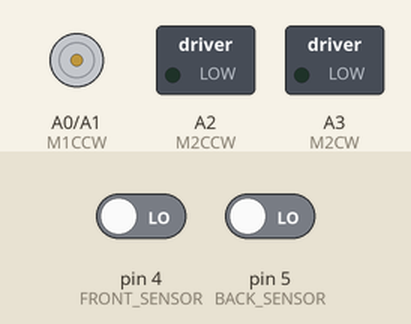
Simulated run of this sketch. Board: Arduino Uno, built with avr-gcc and run on an emulated ATmega328P. Shown: motor-driver pin pairs drawn as motors (green arrow = first pin HIGH = forward, orange = second pin HIGH = backward, longer = more drive, scaled by the enable pin), switched loads named in the sketch (green lamp = pin HIGH). The test bench sets the inputs (shaded band); at power-on: pin 4 (FRONT_SENSOR) LOW, pin 5 (BACK_SENSOR) LOW. What the sketch prints to the serial monitor is not drawn.

Above: at 0.4 s.
Timing chart, 0 to 1.9 s (numbered marks = the images above):
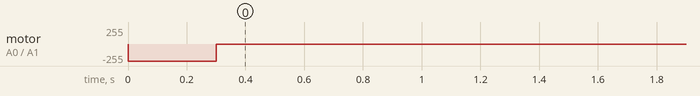

The sketch:

boomControlMotorTest2.ino.ino
```cpp
//Encoder and motor test for rev2 boom control board

//Include encoder library
//#include <Encoder.h>

//Define constants
#define ENABLE 10
#define M1CCW A0    // Motor 1 is the camera boom
#define M1CW A1
#define M2CCW A2    // Motor 2 is the comms boom
#define M2CW A3
#define FRONT_SENSOR 4
#define BACK_SENSOR 5
#define DIRECTION 0 // 1 signifies out, 0 signifies in, on camera boom.
#define COMMS_EXTENSION_TIME 10000
#define CAMERA_EXTENSION_TIME 36000
#define TIMER 300//CAMERA_EXTENSION_TIME // 1.25" per sec, ~36sec for full extension on camera boom.
//Attach encoder interrupts to pins 2 and 9
//Encoder myEnc(2, 9);

bool commsStuck = false;

void setup() {
  //Start serial connection
  Serial.begin(9600);

  //Set motor control pins as outputs
  pinMode(ENABLE, OUTPUT);
  pinMode(M1CCW, OUTPUT);
  pinMode(M1CW, OUTPUT);
  pinMode(M2CCW, OUTPUT);
  pinMode(M2CW, OUTPUT);
  pinMode(FRONT_SENSOR, INPUT);
  pinMode(BACK_SENSOR, INPUT);

    //TESTING THE CAMERA BOOM
    digitalWrite(ENABLE, HIGH);
    if(DIRECTION){
      digitalWrite(M1CW, LOW);
      digitalWrite(M1CCW, HIGH);
    }else{
      digitalWrite(M1CW, HIGH);
      digitalWrite(M1CCW, LOW);
    }
    digitalWrite(13,HIGH);
    digitalWrite(M2CW, LOW);
    digitalWrite(M2CCW, LOW);
    delay(TIMER);
    digitalWrite(M1CW, LOW);
    digitalWrite(M1CCW, LOW);
    digitalWrite(13,LOW);

  // CYCLE TESTING COMMS BOOM
  //  bool deploying = true;
  //  int numCycles = 10;
  //  digitalWrite(13,HIGH);
  //  digitalWrite(M1CW, LOW);
  //  digitalWrite(M1CCW, LOW);
  //  if(digitalRead(FRONT_SENSOR)){
  //    digitalWrite(M2CW, HIGH);
  //    digitalWrite(M2CCW, LOW);
  //    deploying = false;
  //  }else{
  //    digitalWrite(M2CW, LOW);
  //    digitalWrite(M2CCW, HIGH);
  //  }
  //  for(int i = 0; i < numCycles; i++){
  //    while(deploying){
  //      digitalWrite(ENABLE,HIGH);
  //      if(digitalRead(FRONT_SENSOR)){
  //        digitalWrite(ENABLE,LOW);
  //        digitalWrite(M2CW, HIGH);
  //        digitalWrite(M2CCW, LOW);
  //        deploying = false;
  //        break;
  //      }
  //    }
  //    while(!deploying){
  //      digitalWrite(ENABLE,HIGH);
  //      if(digitalRead(BACK_SENSOR)){
  //        digitalWrite(ENABLE,LOW);
  //        digitalWrite(M2CW, LOW);
  //        digitalWrite(M2CCW, HIGH);
  //        deploying = true;
  //        break;
  //      }
  //    }
  //  }

  //  EXTEND/RETRACT COMMS BOOM
//  bool deploying = 0;
//  digitalWrite(13, HIGH);
//  digitalWrite(M1CW, LOW);
//  digitalWrite(M1CCW, LOW);
//  int startTime = millis();
//  int stopTime = startTime;
//  if (deploying) {
//    while (!digitalRead(FRONT_SENSOR)) {
//      digitalWrite(ENABLE, HIGH);
//      digitalWrite(M2CW, LOW);
//      digitalWrite(M2CCW, HIGH);
//      stopTime = millis();
//      if ((stopTime - startTime) > 1.5 * COMMS_EXTENSION_TIME) {
//        commsStuck = true;
//        digitalWrite(ENABLE, LOW);
//        break;
//      }
//    }
//    digitalWrite(ENABLE, LOW);
//  } else {
//    while (!digitalRead(BACK_SENSOR)) {
//      digitalWrite(ENABLE, HIGH);
//      digitalWrite(M2CW, HIGH);
//      digitalWrite(M2CCW, LOW);
//      stopTime = millis();
//      if ((stopTime - startTime) > 1.5 * COMMS_EXTENSION_TIME) {
//        commsStuck = true;
//        digitalWrite(ENABLE, LOW);
//        break;
//      }
//    }
//    digitalWrite(ENABLE, LOW);
//  }
}

void loop() {
  int blinkTime = 250;
  if (commsStuck) {
    blinkTime = 750;
    Serial.println("Comms boom stuck.");
  }
  //Serial.println(myEnc.read());
  digitalWrite(13, HIGH);
  delay(blinkTime);
  digitalWrite(13, LOW);
  delay(blinkTime);
  Serial.print("Front: ");
  Serial.println(digitalRead(FRONT_SENSOR));
  Serial.print("Back: ");
  Serial.println(digitalRead(BACK_SENSOR));

}
```
